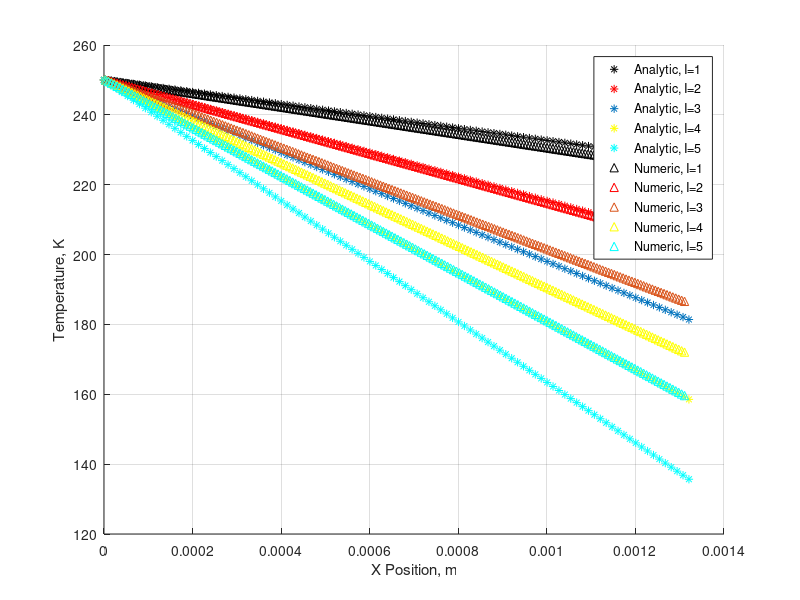

Source code (MATLAB):
% Programmer:  James L. Armes
% Analytic Solution Modeling for TEM Model Validation
clear all; clc;
A = 1.9516*10^-6;
L = 0.00132080;
k = 1.48;
I = 1.00;
sigma = 1*10^5;
x = linspace(0,L);
Th = 250;
J=I/A;
rhoe = 1/sigma;
alph = 2.0*10^-4;


T_analytic_1 = Th - (alph*J*Th*x)/k;



A = 1.9516*10^-6;
L = 0.00132080;
k = 1.48;
I = 2.00;
sigma = 1*10^5;
x = linspace(0,L);
Th = 250;
J=I/A;
rhoe = 1/sigma;
alph = 2.0*10^-4;


T_analytic_2 = Th - (alph*J*Th*x)/k;


A = 1.9516*10^-6;
L = 0.00132080;
k = 1.48;
I = 3.00;
sigma = 1*10^5;
x = linspace(0,L);
Th = 250;
J=I/A;
rhoe = 1/sigma;
alph = 2.0*10^-4;


T_analytic_3 = Th - (alph*J*Th*x)/k;


A = 1.9516*10^-6;
L = 0.00132080;
k = 1.48;
I = 4.00;
sigma = 1*10^5;
x = linspace(0,L);
Th = 250;
J=I/A;
rhoe = 1/sigma;
alph = 2.0*10^-4;


T_analytic_4 = Th - (alph*J*Th*x)/k;

A = 1.9516*10^-6;
L = 0.00132080;
k = 1.48;
I = 5.00;
sigma = 1*10^5;
x = linspace(0,L);
Th = 250;
J=I/A;
rhoe = 1/sigma;
alph = 2.0*10^-4;


T_analytic_5 = Th - (alph*J*Th*x)/k;

M1 = csvread('T_Mid_T_1.csv',1,0);
M2 = csvread('T_Mid_T_2.csv',1,0);
M3 = csvread('T_Mid_T_3.csv',1,0);
M4 = csvread('T_Mid_T_4.csv',1,0);
M5 = csvread('T_Mid_T_5.csv',1,0);

Y1 = M1(:,2);
T_numeric_1 = M1(:,3);

Y2 = M1(:,2);
T_numeric_2 = M2(:,3);

Y3 = M1(:,2);
T_numeric_3 = M3(:,3);

Y4 = M1(:,2);
T_numeric_4 = M4(:,3);

Y5 = M1(:,2);
T_numeric_5 = M5(:,3);

figure(1); hold on; grid on; xlabel('X Position, m'); ylabel('Temperature, K');

plot(x, T_analytic_1, 'k*');
plot(x, T_analytic_2, 'r*');
plot(x, T_analytic_3, '*');
plot(x, T_analytic_4, 'y*');
plot(x, T_analytic_5, 'c*');

plot(Y1, T_numeric_1, 'k^');
plot(Y2, T_numeric_2, 'r^');
plot(Y3, T_numeric_3, '^');
plot(Y4, T_numeric_4, 'y^');
plot(Y5, T_numeric_5, 'c^');

legend('Analytic, I=1','Analytic, I=2', 'Analytic, I=3', 'Analytic, I=4', 'Analytic, I=5', 'Numeric, I=1', 'Numeric, I=2', 'Numeric, I=3', 'Numeric, I=4', 'Numeric, I=5');